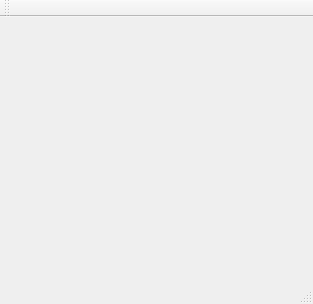
<?xml version="1.0" encoding="UTF-8"?>
<ui version="4.0">
 <class>MainWindow</class>
 <widget class="QMainWindow" name="MainWindow">
  <property name="geometry">
   <rect>
    <x>0</x>
    <y>0</y>
    <width>313</width>
    <height>304</height>
   </rect>
  </property>
  <property name="windowTitle">
   <string>Учет анкет кадрового агентства</string>
  </property>
  <widget class="QWidget" name="centralWidget">
   <layout class="QVBoxLayout" name="verticalLayout_2">
    <item>
     <layout class="QVBoxLayout" name="layout"/>
    </item>
   </layout>
  </widget>
  <widget class="QMenuBar" name="menuBar">
   <property name="geometry">
    <rect>
     <x>0</x>
     <y>0</y>
     <width>313</width>
     <height>21</height>
    </rect>
   </property>
  </widget>
  <widget class="QToolBar" name="mainToolBar">
   <attribute name="toolBarArea">
    <enum>TopToolBarArea</enum>
   </attribute>
   <attribute name="toolBarBreak">
    <bool>false</bool>
   </attribute>
  </widget>
  <widget class="QStatusBar" name="statusBar"/>
 </widget>
 <layoutdefault spacing="6" margin="11"/>
 <resources/>
 <connections/>
</ui>
